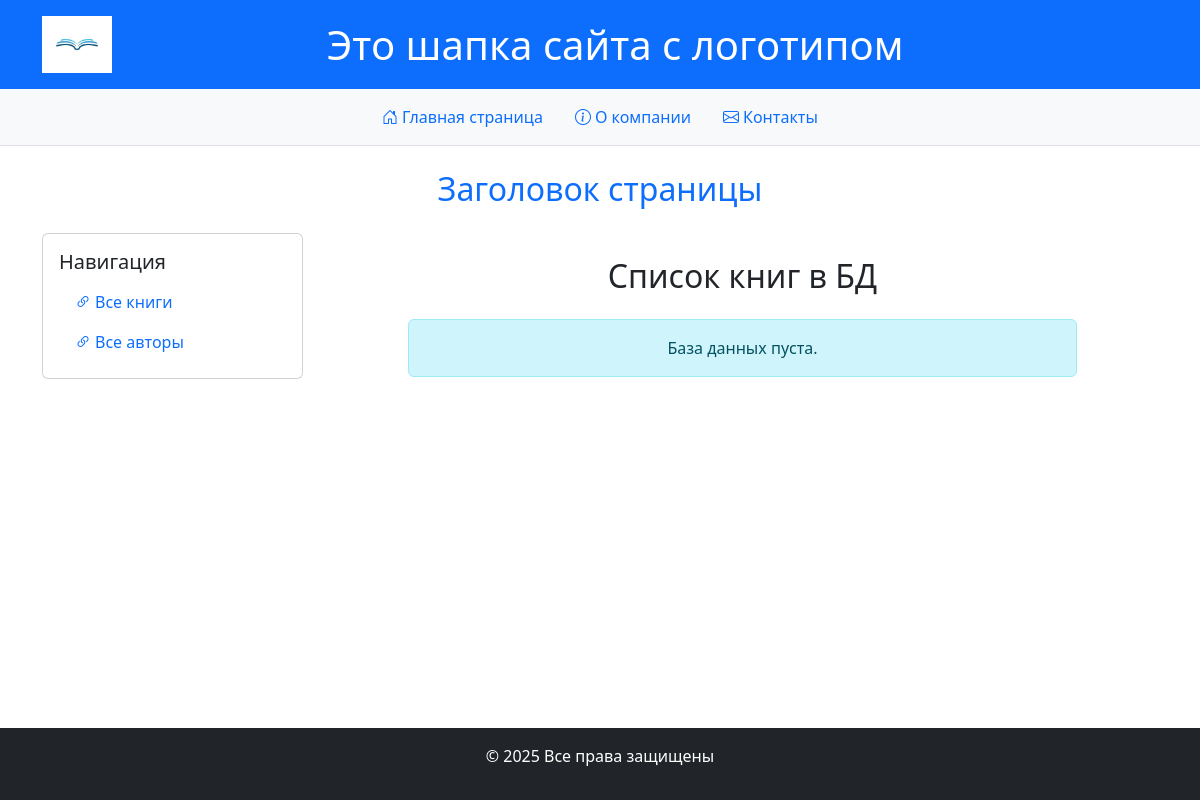
/books/, run on an earlier commit of the app's database.
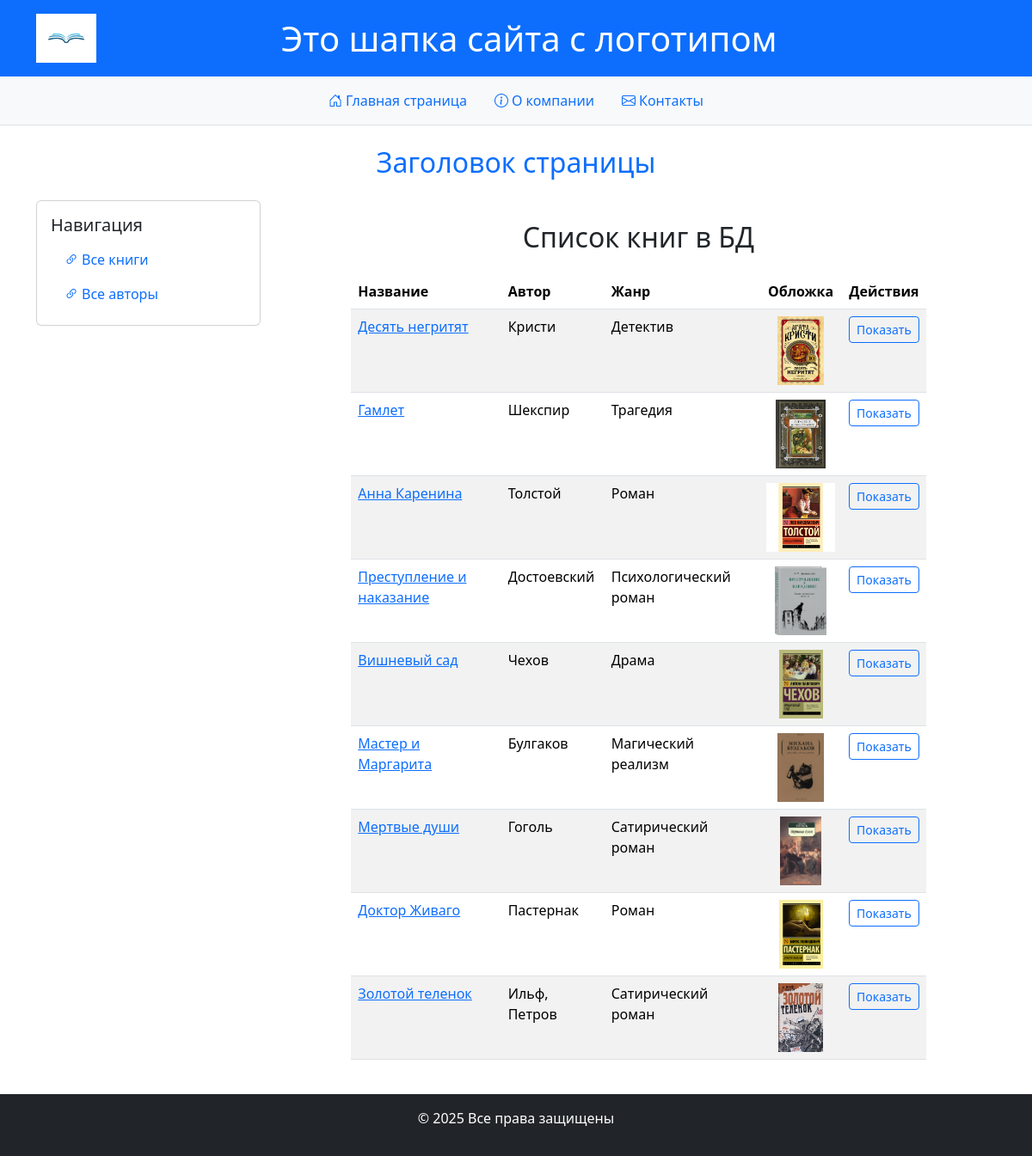
And on a later commit of the database.
### catalog/models.py (models this page shows, shortened)
class Book(models.Model):
    title = models.CharField(max_length=200,
                             help_text='Введите название книги',
                             verbose_name='Название книги')
    genre = models.ForeignKey('Genre', on_delete=models.CASCADE,
                              help_text='Выберите жанр книги',
                              verbose_name='Жанр книги',
                              null=True)
    language = models.ForeignKey('Language', on_delete=models.CASCADE,
                              help_text='Выберите язык книги',
                              verbose_name='Язык книги',
                              null=True)
    publisher = models.ForeignKey('Publisher', on_delete=models.CASCADE,
                              help_text='Выберите издательство книги',
                              verbose_name='Издательство книги',
                              null=True)
    year = models.CharField(max_length=4,
                            help_text='Введите год издания',
                            verbose_name='Год издания')
    author = models.ManyToManyField('Author',
                                    help_text='Выберите автора',
                                    verbose_name='Автор книги')
    isbn = models.CharField(max_length=13,
                            help_text='Должно содержать 13 символов',
                            verbose_name='ISBN книги')
    price = models.DecimalField(decimal_places=2, max_digits=7,
                                help_text='Введите цену книги',
                                verbose_name='Цена (руб.)')
    photo = models.ImageField(upload_to='images',
                              help_text='Введите изображение обложки',
                              verbose_name='Изображение обложки')
    def display_author(self):
        return ', '.join([author.last_name for author in
                          self.author.all()])
    display_author.short_description = 'Авторы'

class Author(models.Model):
    first_name = models.CharField(max_length=100,
                                  help_text='Введите имя автора',
                                  verbose_name='Имя автора')
    last_name = models.CharField(max_length=100,
                                  help_text='Введите фамилию автора',
                                  verbose_name='Фамилию автора')
    date_of_birth = models.DateField(
        help_text='Введите дату рождения',
        verbose_name='Дата рождения',
        null=True, blank=True
    )
    about = models.TextField(help_text='Введите сведения об авторе',
                             verbose_name='Сведения об авторе')
    photo = models.ImageField(upload_to='images',
                              help_text='Введите фото автора',
                              null=True, blank=True)

class Genre(models.Model):
    name = models.CharField(max_length=200,
                            help_text='Введите жанр книги',
                            verbose_name='Жанр книги')
    def __str__(self):
        return self.name

### catalog/views.py (the view)
# urls.py: path('books/', views.BookListView.as_view(), name='books'),
class BookListView(ListView):
    model = Book
    context_object_name = 'books'

### catalog/templates/catalog/book_list.html
{% extends "catalog/base.html" %}
{% block content %}
<div class="container mt-4">
    <div class="row justify-content-center">
        <div class="col-md-10">
            <h2 class="text-center mb-4">Список книг в БД</h2>
            {% if books %}
                <div class="table-responsive">
                    <table class="table table-striped table-hover">
                        <thead class="thead-light">
                            <tr>
                                <th>Название</th>
                                <th>Автор</th>
                                <th>Жанр</th>
                                <th class="text-center">Обложка</th>
                                <th class="text-center">Действия</th>
                            </tr>
                        </thead>
                        <tbody>
                            {% for book in books %}
                                <tr>
                                    <td><a href="{{ book.id }}/">{{ book.title }}</a></td>
                                    <td>{{ book.display_author }}</td>
                                    <td>{{ book.genre }}</td>
                                    <td class="text-center">
                                        {% if book.photo %}
                                            <img src="{{ book.photo.url }}" alt="{{ book.title }}"
                                                 style="max-height: 80px; object-fit: cover;">
                                        {% else %}
                                            <span class="text-muted">Нет обложки</span>
                                        {% endif %}
                                    </td>
                                    <td class="text-center">
                                        {% if book.photo %}
                                            <a href="{{ book.photo.url }}"
                                               class="btn btn-outline-primary btn-sm" target="_blank">
                                                Показать
                                            </a>
                                        {% else %}
                                            -
                                        {% endif %}
                                    </td>
                                </tr>
                            {% endfor %}
                        </tbody>
                    </table>
                </div>
            {% else %}
                <div class="alert alert-info text-center" role="alert">
                    База данных пуста.
                </div>
            {% endif %}
        </div>
    </div>
</div>
{% endblock %}

### catalog/templates/catalog/base.html (shortened to what this page needs)
<!DOCTYPE html>
<html lang="en">
<head>
    {% load static %}
    <link rel="stylesheet" href="{% static 'css/bootstrap.min.css' %}">
    <link rel="stylesheet" href="https://cdn.jsdelivr.net/npm/bootstrap-icons@1.11.3/font/bootstrap-icons.min.css">
</head>
<body>
    <header class="bg-primary text-white py-3">
        <div class="container">
            <div class="row align-items-center">
                <div class="col-md-3 text-center text-md-start">
                    <img src="{% static 'images/logo.jpg' %}" alt="Логотип" class="img-fluid" style="max-width: 70px;">
                </div>
                <div class="col-md-9 text-center text-md-start">
                    <h1 class="mb-0">Это шапка сайта с логотипом</h1>
                </div>
            </div>
        </div>
    </header>
    <nav class="bg-light py-2 border-bottom">
        <div class="container">
            <ul class="nav justify-content-center">
                <li class="nav-item">
                    <a class="nav-link active" href="{% url 'index' %}"><i class="bi bi-house-door me-1"></i>Главная страница</a>
                </li>
                <li class="nav-item">
                    <a class="nav-link" href="{% url 'index' %}"><i class="bi bi-info-circle me-1"></i>О компании</a>
                </li>
                <li class="nav-item">
                    <a class="nav-link" href="{% url 'index' %}"><i class="bi bi-envelope me-1"></i>Контакты</a>
                </li>
            </ul>
        </div>
    </nav>
    <main class="container py-4">
        <div class="text-center text-primary mb-4">
            {% block header %}
                <h2>Заголовок страницы</h2>
            {% endblock header %}
        </div>
        <div class="row">
            <aside class="col-md-3">
                {% block sidebar %}
                    <div class="card">
                        <div class="card-body">
                            <h5 class="card-title">Навигация</h5>
                            <nav class="nav flex-column">
                                <a class="nav-link" href="{% url 'books' %}"><i class="bi bi-link-45deg me-1"></i>Все книги</a>
                                <a class="nav-link" href="{% url 'authors-list' %}"><i class="bi bi-link-45deg me-1"></i>Все авторы</a>
                            </nav>
                        </div>
                    </div>
                {% endblock sidebar %}
            </aside>
            <section class="col-md-9">
                {% block content %}{% endblock content %}
            </section>
        </div>
    </main>
    <footer class="bg-dark text-white py-3">
        <div class="container text-center">
            {% block footer %}
                <p>&copy; 2025 Все права защищены</p>
            {% endblock footer %}
        </div>
    </footer>
</body>
</html>

### catalog/templates/catalog/base.html (style rules this page uses)
body { display: flex; flex-direction: column; min-height: 100vh; }
main { flex: 1; }

What changed in the data, as far as the page shows it:
added Book: title "Десять негритят", display_author "Кристи", genre "Детектив", photo (picture)
added Book: title "Гамлет", display_author "Шекспир", genre "Трагедия", photo (picture)
added Book: title "Анна Каренина", display_author "Толстой", genre "Роман", photo (picture)
added Book: title "Преступление и наказание", display_author "Достоевский", genre "Психологический роман", photo (picture)
added Book: title "Вишневый сад", display_author "Чехов", genre "Драма", photo (picture)
added Book: title "Мастер и Маргарита", display_author "Булгаков", genre "Магический реализм", photo (picture)
added Book: title "Мертвые души", display_author "Гоголь", genre "Сатирический роман", photo (picture)
added Book: title "Доктор Живаго", display_author "Пастернак", genre "Роман", photo (picture)
added Book: title "Золотой теленок", display_author "Ильф, Петров", genre "Сатирический роман", photo (picture)
Also different on the page:
text no longer shown: "База данных пуста."
text now shown: "Название Автор Жанр Обложка Действия"
